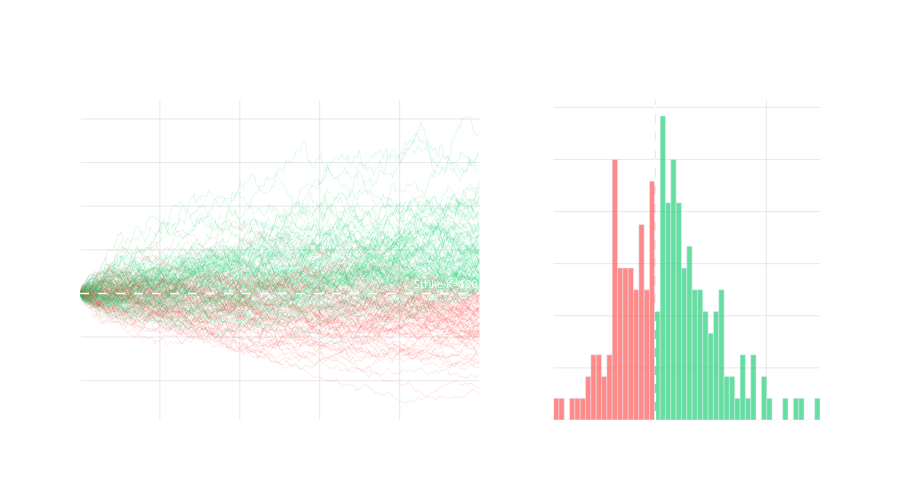

The notebook cell this image was saved under:
### Markdown cell above
**Following from the above we can:**

1.) Select a stochastic model for the underlying

2.) Discretize and simulate the process to terminal time $T$

3.) Compute the payoff of that sample path $\Phi(S_T)$

4.) Discount it back to the present  $\text{Price} = e^{-rT} \cdot \Phi(S_T)$ and add the value to a list

5.) Repeat at (1) for many iterations and observe convergence by the Law of Large Numbers (LLN)

### Code cell
import numpy as np
import plotly.graph_objects as go
from plotly.subplots import make_subplots
from scipy.stats import norm

# Parameters
S0    = 100
K     = 100
r     = 0.05
sigma = 0.2
T     = 1.0
n_paths = 200
n_steps = 252
dt    = T / n_steps

np.random.seed(42)

# Under risk-neutral measure Q, log-returns are normally distributed:
# ln(S_{t+dt}/S_t) = (r - sigma^2/2)*dt + sigma*sqrt(dt)*Z, Z ~ N(0,1)
# The drift correction -sigma^2/2 comes from Ito's lemma applied to ln(S_t)
Z          = np.random.normal(0, 1, (n_paths, n_steps))
increments = (r - 0.5 * sigma**2) * dt + sigma * np.sqrt(dt) * Z

# S_t = S0 * exp(sum of increments up to t)
# cumsum accumulates log-returns along time axis (axis=1)
# prepend zeros so that column 0 corresponds to t=0: S0 * exp(0) = S0
log_paths = np.cumsum(increments, axis=1)
S_paths   = S0 * np.exp(np.hstack([np.zeros((n_paths, 1)), log_paths]))

# S_T ~ LogNormal(ln(S0) + (r - sigma^2/2)*T, sigma^2*T)
# European call payoff: max(S_T - K, 0)
# Price = e^{-rT} * E^Q[max(S_T - K, 0)] approximated by sample mean (LLN)
S_T     = S_paths[:, -1]
payoffs = np.maximum(S_T - K, 0)
C_MC    = np.exp(-r * T) * np.mean(payoffs)

# Closed-form Black-Scholes price for verification
# C_BS = S0*N(d1) - K*e^{-rT}*N(d2)
# d1 = (ln(S0/K) + (r + sigma^2/2)*T) / (sigma*sqrt(T))
# d2 = d1 - sigma*sqrt(T)
d1   = (np.log(S0/K) + (r + 0.5*sigma**2)*T) / (sigma*np.sqrt(T))
d2   = d1 - sigma * np.sqrt(T)
C_BS = S0 * norm.cdf(d1) - K * np.exp(-r*T) * norm.cdf(d2)

time_grid = np.linspace(0, T, n_steps + 1)

fig = make_subplots(
    rows=1, cols=2,
    subplot_titles=(
        f"GBM Paths (S0={S0}, σ={sigma}, r={r})",
        f"S_T Distribution — Strike K={K}"
    ),
    column_widths=[0.6, 0.4],
    horizontal_spacing=0.1
)

# Green: S_T > K (in the money, positive payoff)
# Red:   S_T < K (out of the money, payoff = 0)
for i in range(n_paths):
    color = 'rgba(0,200,100,0.15)' if S_T[i] > K else 'rgba(255,60,60,0.15)'
    fig.add_trace(go.Scatter(
        x=time_grid, y=S_paths[i],
        mode='lines',
        line=dict(width=0.8, color=color),
        showlegend=False
    ), row=1, col=1)

fig.add_hline(y=K, line=dict(color='white', dash='dash', width=1.5),
              annotation_text=f"Strike K={K}", row=1, col=1)

# S_T follows a log-normal distribution
# green bars: in the money (S_T > K), red bars: out of the money
hist_y, bin_edges = np.histogram(S_T, bins=50, density=True)
bin_centers = 0.5 * (bin_edges[:-1] + bin_edges[1:])
bar_colors  = ['rgba(0,200,100,0.6)' if b > K else 'rgba(255,60,60,0.6)'
               for b in bin_centers]

fig.add_trace(go.Bar(
    x=bin_centers, y=hist_y,
    width=(bin_edges[1] - bin_edges[0]),
    marker_color=bar_colors,
    showlegend=False
), row=1, col=2)

fig.add_vline(x=K, line=dict(color='white', dash='dash', width=1.5),
              row=1, col=2)

fig.update_layout(
    title=dict(
        text=(f"European Call Option — "
              f"Monte Carlo: <b>{C_MC:.4f}</b> | "
              f"Black-Scholes: <b>{C_BS:.4f}</b>"),
        font=dict(size=14)
    ),
    height=500,
    plot_bgcolor='rgba(0,0,0,0)',
    paper_bgcolor='rgba(0,0,0,0)',
    font=dict(color='white', size=11),
)

fig.update_xaxes(title_text='Time (t)', row=1, col=1,
                 showgrid=True, gridcolor='rgba(140,140,140,0.2)')
fig.update_yaxes(title_text='S_t', row=1, col=1,
                 showgrid=True, gridcolor='rgba(140,140,140,0.2)')
fig.update_xaxes(title_text='S_T', row=1, col=2,
                 showgrid=True, gridcolor='rgba(140,140,140,0.2)')
fig.update_yaxes(title_text='Density', row=1, col=2,
                 showgrid=True, gridcolor='rgba(140,140,140,0.2)')

fig.show()
